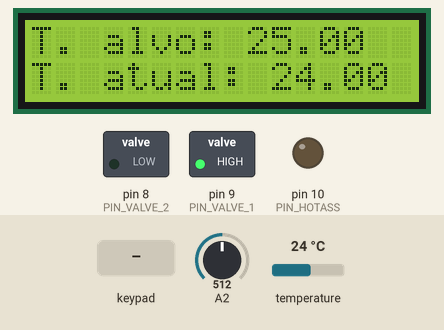
Recording of a sketch running on a simulated Arduino Mega 2560, built with avr-gcc and run on an emulated ATmega2560. On the bench: 16×2 character LCD, switched loads named in the sketch (green lamp = pin HIGH), output pins drawn as LEDs (lit = HIGH). Inputs (shaded band) come from the test bench; at power-on: A2 = 512, temperature 24 °C. What the sketch prints to the serial monitor is not drawn.

Above: at 1.2 s.
1.3 s: key '*' pressed
At 2.9 s:
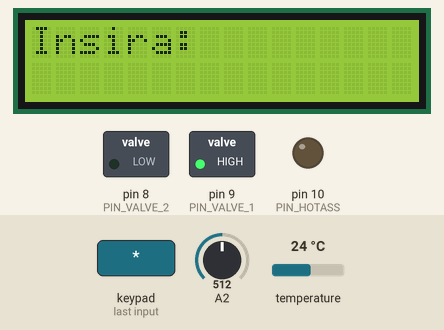
3.2 s: key 'A' pressed
At 4.1 s:
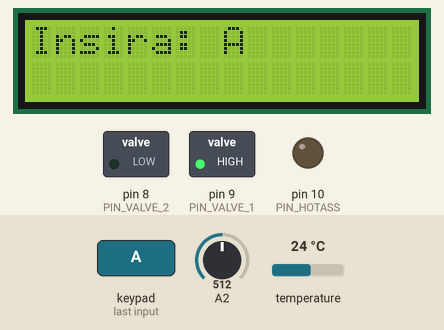
4.7 s: key 'B' pressed
At 5.0 s:
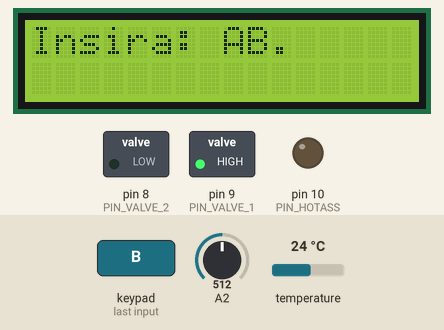
6.2 s: keypad keys 4 4 4 5 4 6 4 7 # pressed 1.216 s apart
At 18.1 s:
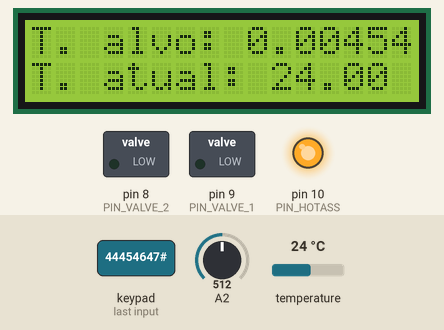
18.6 s: A2 set to 16
20.5 s: A2 set to 13
At 22.1 s:
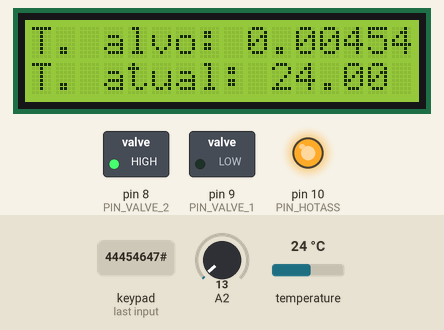
Timing chart, 0 to 23.4 s (numbered marks = the images above; inputs shaded):
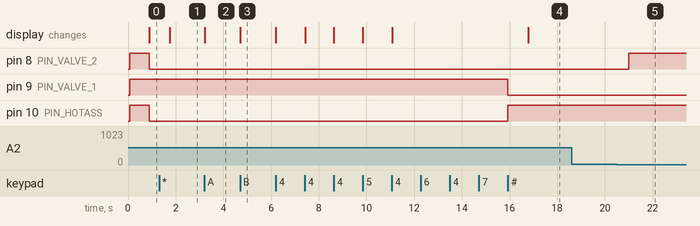

The sketch:

controle.ino
```cpp
// declaração das bibliotecas necessárias
#include <OneWire.h>
#include <DallasTemperature.h>
#include <Keypad.h>
#include <Wire.h>
#include <LiquidCrystal_I2C.h>

// declaração dos pinos e variáveis que serão utilizadas
#define ONE_WIRE_BUS 24
int PIN_VALVE_1 = 9;
int PIN_VALVE_2 = 8;
int PIN_HOTASS = 10;
int alturaAgua = 0;

const byte ROWS = 4;
const byte COLS = 4;
byte rowPins[ROWS] = { 44, 45, 46, 47 };
byte colPins[COLS] = { 48, 49, 50, 51 };
unsigned long time;

// variáveis necessárias para realizar operações com temperatura e tratar os dados do dispaly
float temperaturaLida = 0;
float temperaturaDesejada = 25;
char temp[6];
char customKey;
String byteRecebido;
int index;

char hexaKeys[ROWS][COLS] = {
  { '1', '2', '3', 'A' },
{ '4', '5', '6', 'B' },
{ '7', '8', '9', 'C' },
{ '*', '0', '#', 'D' }
};


LiquidCrystal_I2C lcd(0x27,2,1,0,4,5,6,7,3, POSITIVE); // criação do objeto lcd

Keypad customKeypad = Keypad(makeKeymap(hexaKeys), rowPins, colPins, ROWS, COLS); // criação do objeto keypad


// Define uma instancia do oneWire para comunicacao com o sensor
OneWire oneWire(ONE_WIRE_BUS);


DallasTemperature sensors(&oneWire);
DeviceAddress sensor1;

void setup()
{

  //delay(3000);
  lcd.begin(16, 2);
  // definição e setagem de algumas portas utilizadas
  pinMode(PIN_VALVE_1,OUTPUT);
  pinMode(PIN_VALVE_2,OUTPUT);
  pinMode(PIN_HOTASS,OUTPUT);

  digitalWrite(PIN_VALVE_1, HIGH);
  digitalWrite(PIN_VALVE_2, HIGH);
  digitalWrite(PIN_HOTASS, HIGH);


  Serial.begin(9600);
  sensors.begin();

  // Localiza e mostra enderecos dos sensores
  Serial.println("Localizando sensores DS18B20...");
  Serial.print("Foram encontrados ");
  Serial.print(sensors.getDeviceCount(), DEC);
  Serial.println(" sensores.");
  if (!sensors.getAddress(sensor1, 0))
     Serial.println("Sensores nao encontrados !");
  Serial.println();
  Serial.println();
}


void loop()
{

  lcd.setBacklight(HIGH); // liga o backlight do display
  sensors.requestTemperatures(); // solicita ao sensor para medir a temperatura
  temperaturaLida = sensors.getTempC(sensor1); // armazena a temperatura (em celsius) em 'temperaturalida'

  alturaAgua = analogRead(A2); // faz a leitura de A2 para verificar se a água chegou ao limite do tanque

  // printa os dados obtidos para posterior análise dos mesmos
  Serial.print(temperaturaLida);
  time = millis();
  Serial.print(',');
  Serial.print(time);
  Serial.print(',');
  Serial.println(alturaAgua);


  // mostra a temperatura desejada e a atual no display
  lcd.setCursor(0, 0);
  lcd.print("T. alvo: ");
  lcd.print(temperaturaDesejada);
  lcd.setCursor(0,1);
  lcd.print("T. atual: ");
  lcd.print(temperaturaLida);

  customKey = customKeypad.getKey();

  // trecho de código responsável pela mudança de temperatura quando o botão '*' é pressionado
  if (customKey == '*') {

    Serial.println("Botão de mudança de temperatura acionado");
    lcd.clear();
    lcd.setCursor(0,0);
    lcd.print("Insira: ");
    index = 0;
    //;
    customKey = customKeypad.getKey();

    while (customKey != '#') {
      customKey = customKeypad.getKey();

      if (customKey && customKey != '#') {
            //Serial.println(customKey);
            temp[index] = customKey;
            lcd.print(customKey);
            //Serial.print(customKey);
            index++;
            if (index == 2)
            {
              temp[index] = ".";
              lcd.print(".");
              Serial.print(".");
            }
          }
    }

    temperaturaDesejada = atof (temp);
    temperaturaDesejada = temperaturaDesejada/100;

    Serial.println(" ");
    Serial.println("-------------- TEMPERATURA ALTERADA --------------");
    Serial.println(temperaturaDesejada);
    Serial.println(" ");

    time = 0;

  }

  // caso o valor em 'alturaAgua' esteja acima do limite, ativa a válvula do tanque de baixo
  if(alturaAgua >= 15){
    digitalWrite(PIN_VALVE_2, LOW);
  }

  // caso o valor em 'alturaAgua' esteja abaixo do limite, ativa a válvula do tanque de baixo
  if(alturaAgua < 15){
    digitalWrite(PIN_VALVE_2, HIGH);
  }

  // se a temperatura lida for menor que a desejada, ativa o aquecedor e desliga a válvula do tanque superior
  if(temperaturaLida < temperaturaDesejada){
    digitalWrite(PIN_VALVE_1, HIGH);
    digitalWrite(PIN_HOTASS, LOW);
  }

  // se a temperatura lida for maior que a desejada, desliga o aquecedor e ativa a válvula do tanque superior
  if(temperaturaLida > temperaturaDesejada){
    digitalWrite(PIN_VALVE_1, LOW);
    digitalWrite(PIN_HOTASS, HIGH);
  }

  delay(50);
}
```

Measured:
- the behaviour switches between 15 and 14 on A2 (found by bisection; images 4 and 5)
- after the input at 1.3 s, the display: changes after 0.44 s (image 1)
- after the input at 3.2 s, the display: changes at once (image 2)
- after the input at 4.7 s, the display: changes at once (image 3)
- after the input at 6.2 s, pin 9 (PIN_VALVE_1): HIGH → LOW after 9.7 s; pin 10 (PIN_HOTASS): LOW → HIGH after 9.7 s; the display: first changes at once (image 4 shows a later state)
- after the input at 18.6 s, every drawn part: stays the same
- after the input at 20.5 s, pin 8 (PIN_VALVE_2): LOW → HIGH after 0.50 s
